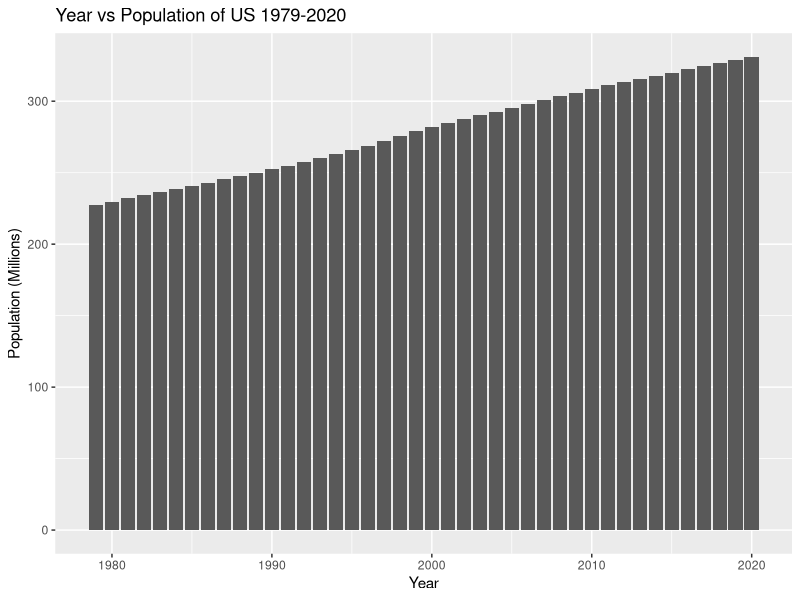
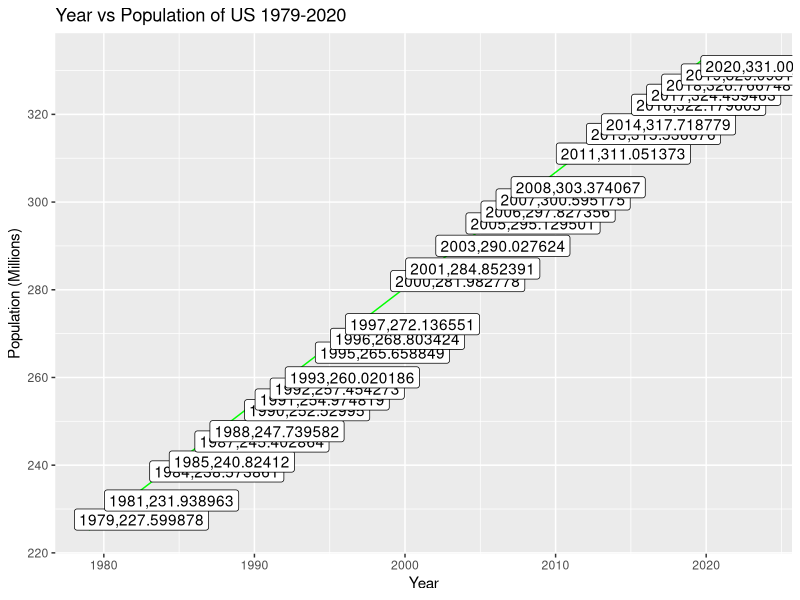
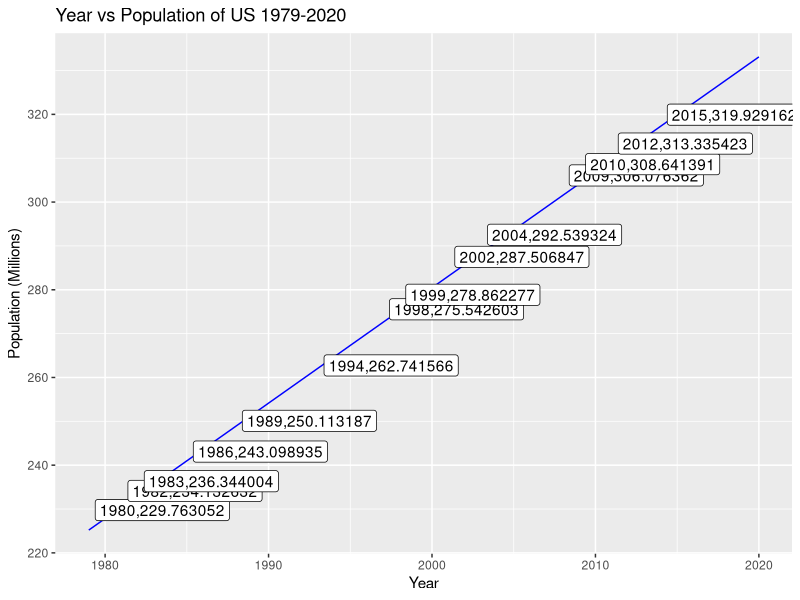

R code for these plots, in order:
#Simple linear regression
datasets <- read.csv("US_Population.csv")

install.packages('ggplot2')
library(ggplot2)
ggplot(datasets, aes(Year, Population))+
geom_col() +
  ggtitle('Year vs Population of US 1979-2020') +
  xlab('Year') +
  ylab('Population (Millions)')

#splitting data in training set and test set
install.packages('caTools')
library(caTools)
set.seed(123)
split =sample.split(datasets$Population , SplitRatio = 2/3)
split
training_set = subset(datasets, split == TRUE )
test_set = subset(datasets , split == FALSE)

#fitting simple linear regressor 
regressor = lm(formula = Population ~ Year , data = training_set)
summary(regressor)

#Predit the data
y_pred = predict(regressor , newdata = test_set)
summary(y_pred)

#Visualising the Training set result
coords1 = paste(training_set$Year,training_set$Population,sep=",")
ggplot()+
  geom_point(aes( x = training_set$Year , y = training_set$Population) , colour = 'red') +
  geom_line(aes(x = training_set$Year , predict(regressor , newdata = training_set)) , color = 'green') +
  geom_label(aes(training_set$Year+3.5,training_set$Population, label = coords1)) +
  ggtitle('Year vs Population of US 1979-2020') +
  xlab('Year') +
  ylab('Population (Millions)')


coords2 = paste(test_set$Year,test_set$Population,sep=",")
ggplot()+
  geom_point(aes( x = test_set$Year , y = test_set$Population) , colour = 'red') +
  geom_line(aes(x = training_set$Year , predict(regressor , newdata = training_set)) , color = 'blue') +
  geom_label(aes(test_set$Year+3.5,test_set$Population, label = coords2)) +
  ggtitle('Year vs Population of US 1979-2020') +
  xlab('Year') +
  ylab('Population (Millions)')
